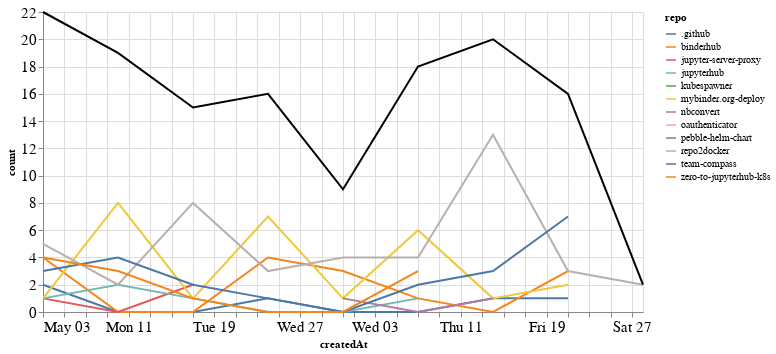

Source (notebook cell):
### Markdown cell above
## Comments

### Code cell
comments_time = comments.groupby('repo').resample('W', on='createdAt').count()['author'].reset_index()
comments_time = comments_time.rename(columns={'author': 'count'})
comments_time_total = comments_time.groupby('createdAt').agg({"count": "sum"}).reset_index()
ch1 = alt.Chart(comments_time, width=600).mark_line().encode(
    x='createdAt',
    y='count',
    color='repo',
    tooltip="repo"
)

ch2 = alt.Chart(comments_time_total, width=600).mark_line(color="black").encode(
    x='createdAt',
    y='count',
)

ch1 + ch2

### Figure 1 — Vega-Lite specification as saved in the notebook (floating-point values rounded to 4 significant figures)
{"config": {"axisLeft": {"labelFontSize": 15}, "axisBottom": {"labelFontSize": 15}}, "layer": [{"data": {"name": "data-8fdb873e6433418483a85859e894b80b"}, "mark": "line", "encoding": {"color": {"type": "nominal", "field": "repo"}, "tooltip": {"type": "nominal", "field": "repo"}, "x": {"type": "temporal", "field": "createdAt"}, "y": {"type": "quantitative", "field": "count"}}, "width": 600}, {"data": {"name": "data-26f7081b0e66dd02bbc2e13f4bf493ae"}, "mark": {"type": "line", "color": "black"}, "encoding": {"x": {"type": "temporal", "field": "createdAt"}, "y": {"type": "quantitative", "field": "count"}}, "width": 600}], "$schema": "https://vega.github.io/schema/vega-lite/v4.8.1.json", "datasets": {"data-8fdb873e6433418483a85859e894b80b": [{"repo": ".github", "createdAt": "2020-05-03T00:00:00", "count": 2}, {"repo": ".github", "createdAt": "2020-05-10T00:00:00", "count": 0}, {"repo": ".github", "createdAt": "2020-05-17T00:00:00", "count": 0}, {"repo": ".github", "createdAt": "2020-05-24T00:00:00", "count": 1}, {"repo": ".github", "createdAt": "2020-05-31T00:00:00", "count": 0}, {"repo": ".github", "createdAt": "2020-06-07T00:00:00", "count": 0}, {"repo": ".github", "createdAt": "2020-06-14T00:00:00", "count": 1}, {"repo": ".github", "createdAt": "2020-06-21T00:00:00", "count": 1}, {"repo": "binderhub", "createdAt": "2020-05-03T00:00:00", "count": 4}, {"repo": "binderhub", "createdAt": "2020-05-10T00:00:00", "count": 0}, {"repo": "binderhub", "createdAt": "2020-05-17T00:00:00", "count": 0}, {"repo": "binderhub", "createdAt": "2020-05-24T00:00:00", "count": 4}, {"repo": "binderhub", "createdAt": "2020-05-31T00:00:00", "count": 3}, {"repo": "binderhub", "createdAt": "2020-06-07T00:00:00", "count": 1}, {"repo": "binderhub", "createdAt": "2020-06-14T00:00:00", "count": 0}, {"repo": "binderhub", "createdAt": "2020-06-21T00:00:00", "count": 3}, {"repo": "jupyter-server-proxy", "createdAt": "2020-05-03T00:00:00", "count": 1}, {"repo": "jupyter-server-proxy", "createdAt": "2020-05-10T00:00:00", "count": 0}, {"repo": "jupyter-server-proxy", "createdAt": "2020-05-17T00:00:00", "count": 2}, {"repo": "jupyterhub", "createdAt": "2020-05-03T00:00:00", "count": 1}, {"repo": "jupyterhub", "createdAt": "2020-05-10T00:00:00", "count": 2}, {"repo": "jupyterhub", "createdAt": "2020-05-17T00:00:00", "count": 1}, {"repo": "jupyterhub", "createdAt": "2020-05-24T00:00:00", "count": 0}, {"repo": "jupyterhub", "createdAt": "2020-05-31T00:00:00", "count": 0}, {"repo": "jupyterhub", "createdAt": "2020-06-07T00:00:00", "count": 1}, {"repo": "kubespawner", "createdAt": "2020-06-14T00:00:00", "count": 1}, {"repo": "mybinder.org-deploy", "createdAt": "2020-05-03T00:00:00", "count": 1}, {"repo": "mybinder.org-deploy", "createdAt": "2020-05-10T00:00:00", "count": 8}, {"repo": "mybinder.org-deploy", "createdAt": "2020-05-17T00:00:00", "count": 1}, {"repo": "mybinder.org-deploy", "createdAt": "2020-05-24T00:00:00", "count": 7}, {"repo": "mybinder.org-deploy", "createdAt": "2020-05-31T00:00:00", "count": 1}, {"repo": "mybinder.org-deploy", "createdAt": "2020-06-07T00:00:00", "count": 6}, {"repo": "mybinder.org-deploy", "createdAt": "2020-06-14T00:00:00", "count": 1}, {"repo": "mybinder.org-deploy", "createdAt": "2020-06-21T00:00:00", "count": 2}, {"repo": "nbconvert", "createdAt": "2020-05-31T00:00:00", "count": 1}, {"repo": "nbconvert", "createdAt": "2020-06-07T00:00:00", "count": 0}, {"repo": "nbconvert", "createdAt": "2020-06-14T00:00:00", "count": 1}, {"repo": "oauthenticator", "createdAt": "2020-05-03T00:00:00", "count": 1}, {"repo": "pebble-helm-chart", "createdAt": "2020-06-07T00:00:00", "count": 1}, {"repo": "repo2docker", "createdAt": "2020-05-03T00:00:00", "count": 5}, {"repo": "repo2docker", "createdAt": "2020-05-10T00:00:00", "count": 2}, {"repo": "repo2docker", "createdAt": "2020-05-17T00:00:00", "count": 8}, {"repo": "repo2docker", "createdAt": "2020-05-24T00:00:00", "count": 3}, {"repo": "repo2docker", "createdAt": "2020-05-31T00:00:00", "count": 4}, {"repo": "repo2docker", "createdAt": "2020-06-07T00:00:00", "count": 4}, {"repo": "repo2docker", "createdAt": "2020-06-14T00:00:00", "count": 13}, {"repo": "repo2docker", "createdAt": "2020-06-21T00:00:00", "count": 3}, {"repo": "repo2docker", "createdAt": "2020-06-28T00:00:00", "count": 2}, {"repo": "team-compass", "createdAt": "2020-05-03T00:00:00", "count": 3}, {"repo": "team-compass", "createdAt": "2020-05-10T00:00:00", "count": 4}, {"repo": "team-compass", "createdAt": "2020-05-17T00:00:00", "count": 2}, {"repo": "team-compass", "createdAt": "2020-05-24T00:00:00", "count": 1}, {"repo": "team-compass", "createdAt": "2020-05-31T00:00:00", "count": 0}, {"repo": "team-compass", "createdAt": "2020-06-07T00:00:00", "count": 2}, {"repo": "team-compass", "createdAt": "2020-06-14T00:00:00", "count": 3}, {"repo": "team-compass", "createdAt": "2020-06-21T00:00:00", "count": 7}, {"repo": "zero-to-jupyterhub-k8s", "createdAt": "2020-05-03T00:00:00", "count": 4}, {"repo": "zero-to-jupyterhub-k8s", "createdAt": "2020-05-10T00:00:00", "count": 3}, {"repo": "zero-to-jupyterhub-k8s", "createdAt": "2020-05-17T00:00:00", "count": 1}, {"repo": "zero-to-jupyterhub-k8s", "createdAt": "2020-05-24T00:00:00", "count": 0}, {"repo": "zero-to-jupyterhub-k8s", "createdAt": "2020-05-31T00:00:00", "count": 0}, {"repo": "zero-to-jupyterhub-k8s", "createdAt": "2020-06-07T00:00:00", "count": 3}], "data-26f7081b0e66dd02bbc2e13f4bf493ae": [{"createdAt": "2020-05-03T00:00:00", "count": 22}, {"createdAt": "2020-05-10T00:00:00", "count": 19}, {"createdAt": "2020-05-17T00:00:00", "count": 15}, {"createdAt": "2020-05-24T00:00:00", "count": 16}, {"createdAt": "2020-05-31T00:00:00", "count": 9}, {"createdAt": "2020-06-07T00:00:00", "count": 18}, {"createdAt": "2020-06-14T00:00:00", "count": 20}, {"createdAt": "2020-06-21T00:00:00", "count": 16}, {"createdAt": "2020-06-28T00:00:00", "count": 2}]}}
